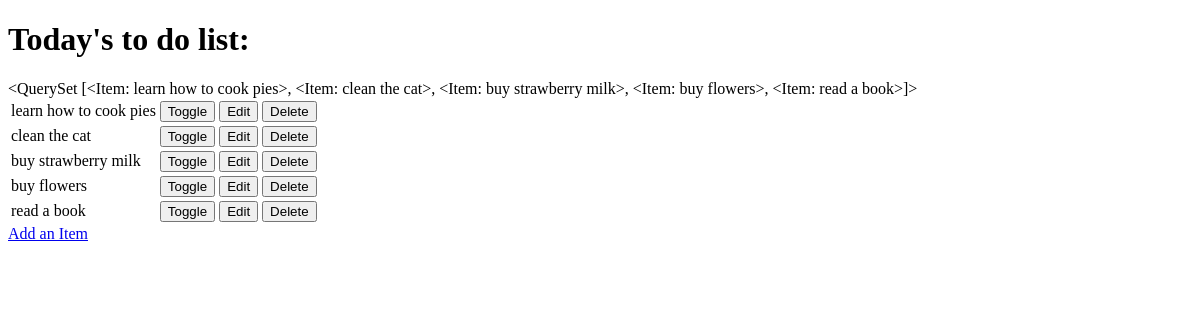
The app's page /, older data.
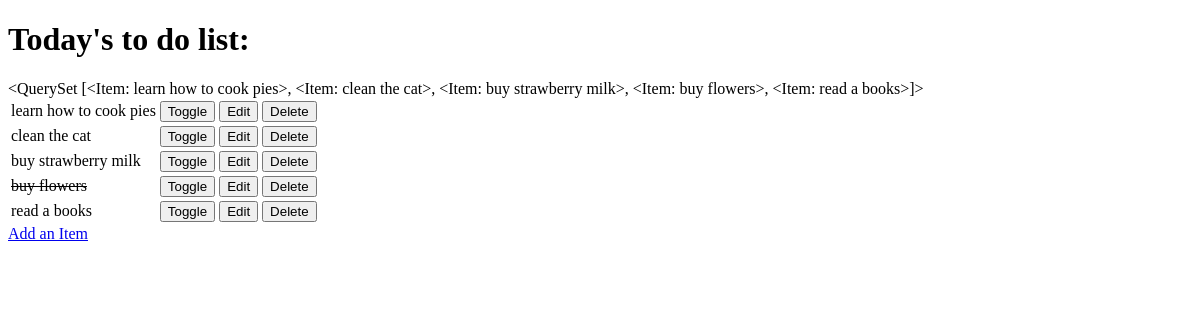
The same page, newer data.
### todo/models.py (models this page shows)
class Item(models.Model):
    name = models.CharField(max_length=50, null=False, blank=False)
    done = models.BooleanField(null=False, blank=False, default=False)
    def __str__(self):
        return self.name

### todo/views.py (the view)
# urls.py: path("", views.get_todo_list, name="get_todo_list"),
def get_todo_list(request):
    items = Item.objects.all
    context = {
        "items": items
    }
    return render(request, "todo/todo_list.html", context)

### todo/templates/todo/todo_list.html (shortened to what this page needs)
<!DOCTYPE html>
<html lang="en">
<head>
</head>
<body>
        <h1>Today's to do list:</h1>
        {{ items }}
            <table>
                {% for item in items %}
                    <tr>
                        {% if item.done %}
                            <td><s>{{ item.name }}</s></td>
                        {% else %}
                            <td>{{ item.name }}</td>
                        {% endif %}
                        <td>
                            <a href="/toggle/{{ item.id }}">
                                <button>Toggle</button>
                            </a>
                        </td>
                        <td>
                            <a href="/edit/{{ item.id }}">
                                <button>Edit</button>
                            </a>
                        </td>
                        <td>
                            <a href="/delete/{{ item.id }}">
                                <button>Delete</button>
                            </a>
                        </td>
                    </tr>
                    {% empty %}
                    <tr><td>You got nothing to do today!</td></tr>
                {% endfor %}
            </table>
            <a href="/add">Add an Item</a>
</body>
</html>

Row changes from the older to the newer data that the page shows:
changed through a linked row, Item "learn how to cook pies": name.name "<QuerySet [<Item: learn how to cook pies>, <Item: clean the cat>, <Item: buy strawberry milk>, <Item: buy flowers>, <Item: read a book>]>" → "<QuerySet [<Item: learn how to cook pies>, <Item: clean the cat>, <Item: buy strawberry milk>, <Item: buy flowers>, <Item: read a books>]>"
changed Item "buy flowers": done False → True (drawn)
changed Item: name "read a book" → "read a books"
